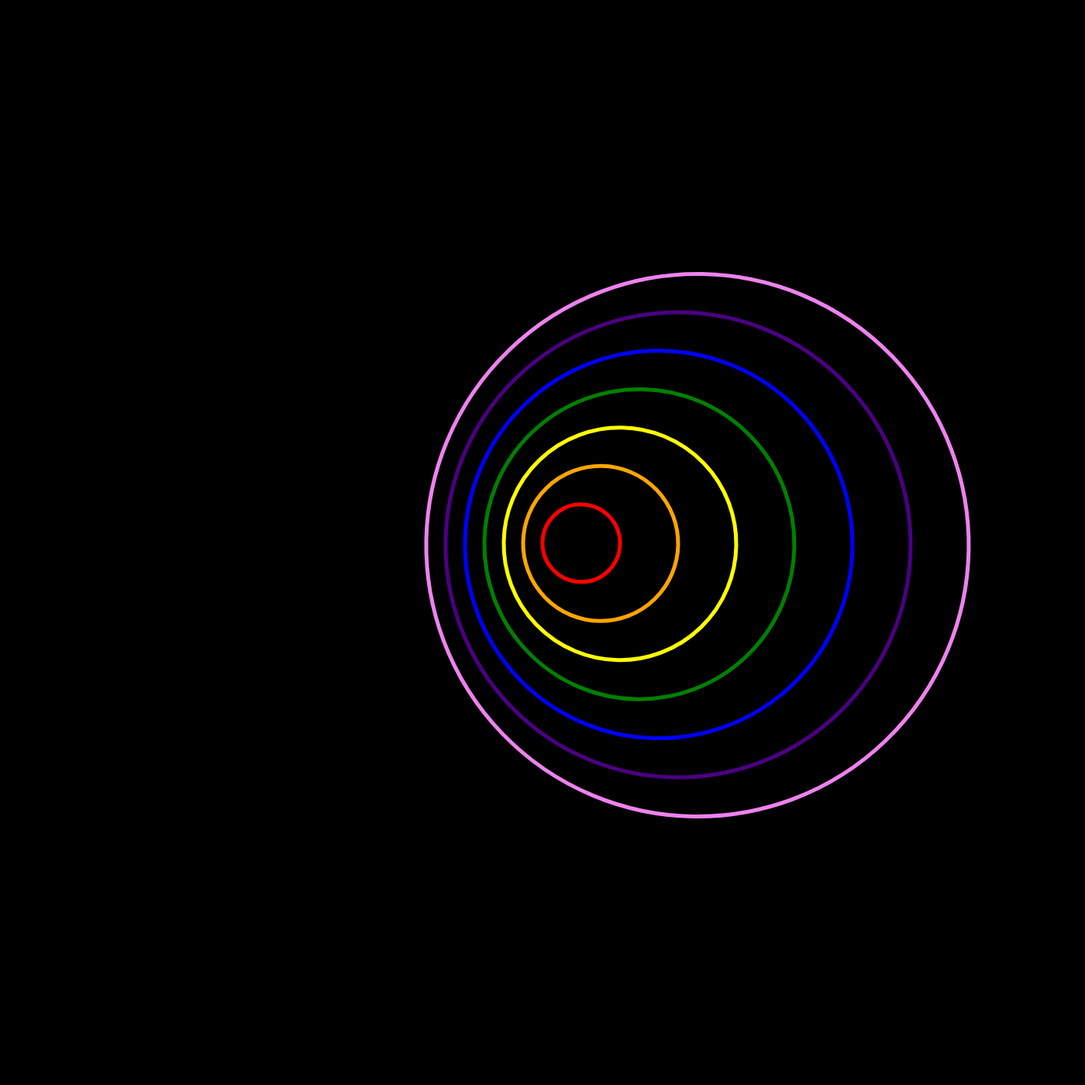
Frame 1 (no input)
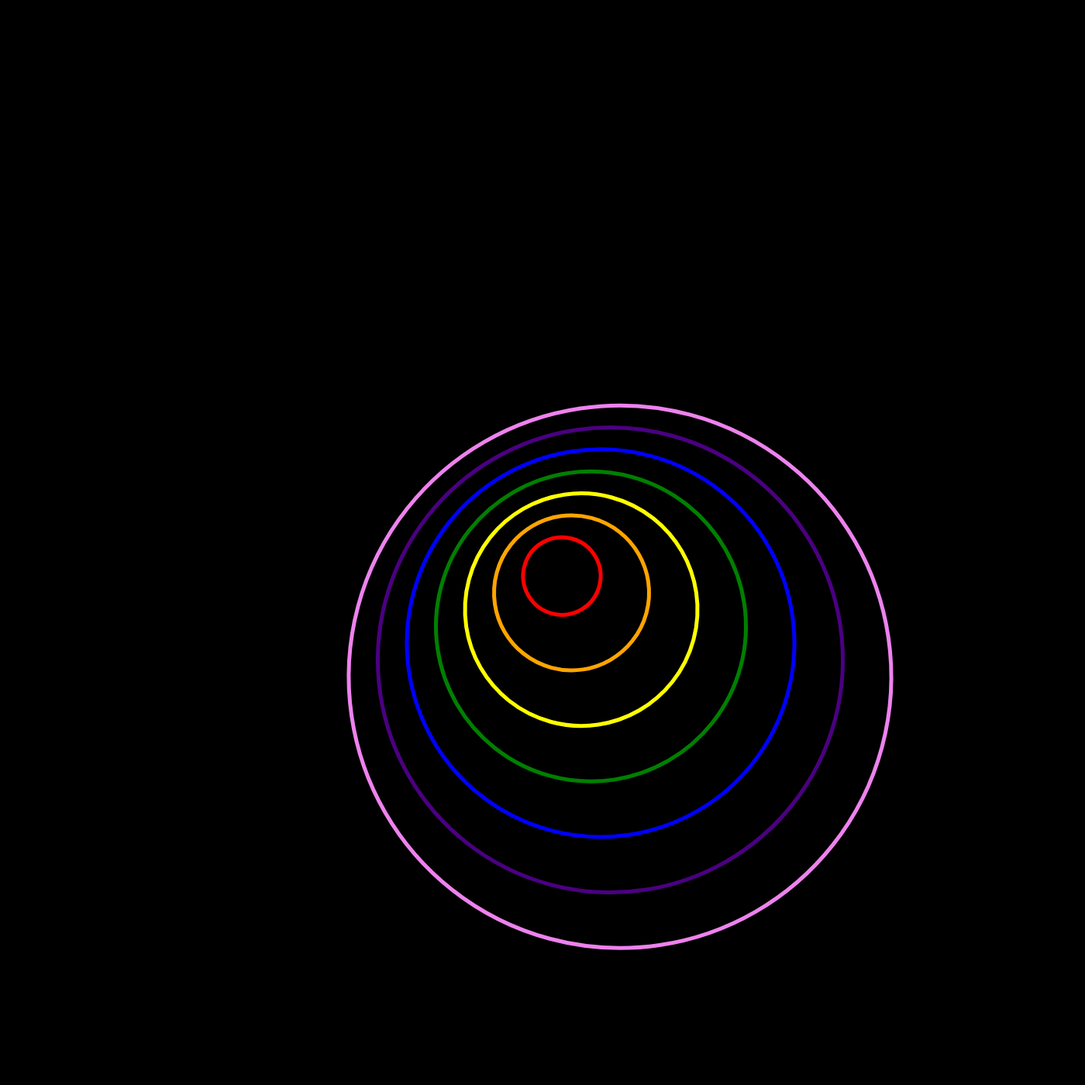
Frame 60 (no input)
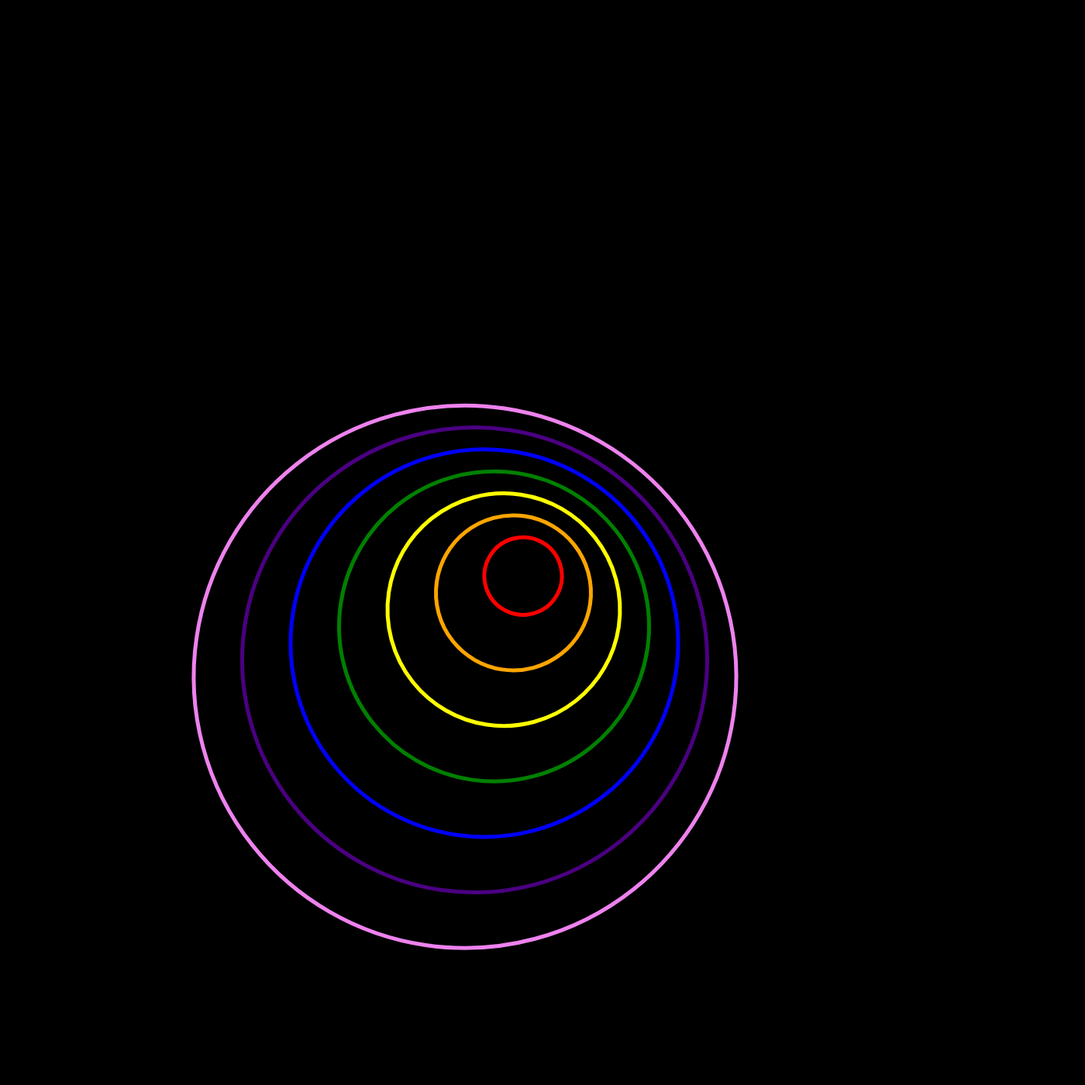
Frame 120 (the mouse pressed at the canvas centre since frame 60)

The p5.js sketch that drew these frames (run headless with seeded random() and noise() and a simulated clock; from frame 60 on, the mouse is pressed at the canvas centre):

// p5.js sketch
// ── sketch.js
function setup() {
  createCanvas(1400, 1400);
  angleMode(DEGREES);
 // put setup code here
}

function draw() {
  background('black');
  // put drawing code here

  translate(700, 700);
  let s = frameCount * 1;
  noFill();
  strokeWeight(5);


  push();
  stroke('red');
  rotate(s);
  ellipse(50, 0, 100, 100);
  pop();

  push();
  stroke('orange');
  rotate(s);
  ellipse(75, 0, 200, 200);
  pop();

  push();
  stroke('yellow');
  rotate(s);
  ellipse(100, 0, 300, 300);
  pop();

  push();
  stroke('green');
  rotate(s);
  ellipse(125, 0, 400, 400);
  pop();

  push();
  stroke('blue');
  rotate(s);
  ellipse(150, 0, 500, 500);
  pop();

  push();
  stroke('indigo');
  rotate(s);
  ellipse(175, 0, 600, 600);
  pop();

  push();
  stroke('violet');
  rotate(s);
  ellipse(200, 0, 700, 700);
  pop();

}
